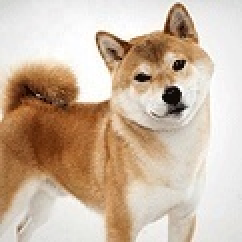
#> input picture 0000/dog.jpeg, 121 x 121 px (shown 2 times larger)
$ python add_num.py   (Python 2 division)
#> lines starting #> are read from the running program, lines starting #| are printed output that depends on the picture
#coding=utf-8

from PIL import Image
from PIL import ImageFont
from PIL import ImageDraw


def add_num_to_pic(num, in_pic, out_pic):

    """
        功能：给图片加个数字
        参考网页

        http://stackoverflow.com/questions/16373425/add-text-on-image-using-pil
        http://stackoverflow.com/questions/8032642/how-to-obtain-image-size-using-standard-python-class-without-using-external-lib
    """
#> called with num = 7, in_pic = 'dog.jpeg', out_pic = 'add_num.jpeg'

    font_file = "MONACO.ttf"
    try:
        img = Image.open(in_pic)
#> img is the input picture: PIL image 121x121 RGB; mean R, G, B 205.3, 184.3, 164.3
    except IOError as error:
        print "open {0} error {1}".format(in_pic, error)

    witdh, heigth = img.size
#> witdh = 121; heigth = 121
    font_size = 16
    # 数字位置
    localtion = (witdh - font_size, 0)
#> localtion = (105, 0)
    red_color = (255, 0, 0)

    try:
        draw = ImageDraw.Draw(img)
        font = ImageFont.truetype(font_file, font_size)
        draw.text(localtion, str(num), red_color, font=font)
        # 输出到out_pic
        img.save(out_pic)
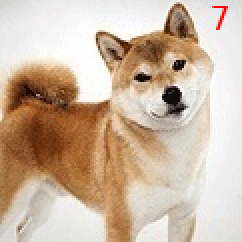
#> saved as add_num.jpeg: PIL image 121x121 RGB (shown 2 times larger); mean R, G, B 205.3, 183.8, 163.9
    except Exception as error:
        print error
    # 关闭图片
    finally:
        img.close()


if __name__ == '__main__':

    add_num_to_pic(7, "dog.jpeg", "add_num.jpeg")
